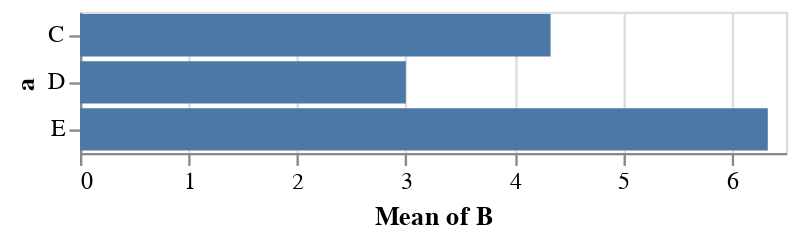

Here is the Vega-Lite specification saved for this chart:
### Vega-Lite specification from a JSON file in a GitHub repository (floating-point values rounded to 4 significant figures)
{"$schema": "https://vega.github.io/schema/vega-lite/v4.json", "data": {"values": [{"a": "C", "b": 2}, {"a": "C", "b": 7}, {"a": "C", "b": 4}, {"a": "D", "b": 1}, {"a": "D", "b": 2}, {"a": "D", "b": 6}, {"a": "E", "b": 8}, {"a": "E", "b": 4}, {"a": "E", "b": 7}]}, "mark": "bar", "encoding": {"y": {"field": "a", "type": "nominal"}, "x": {"aggregate": "average", "field": "b", "type": "quantitative", "title": "Mean of B"}}, "config": {}}
